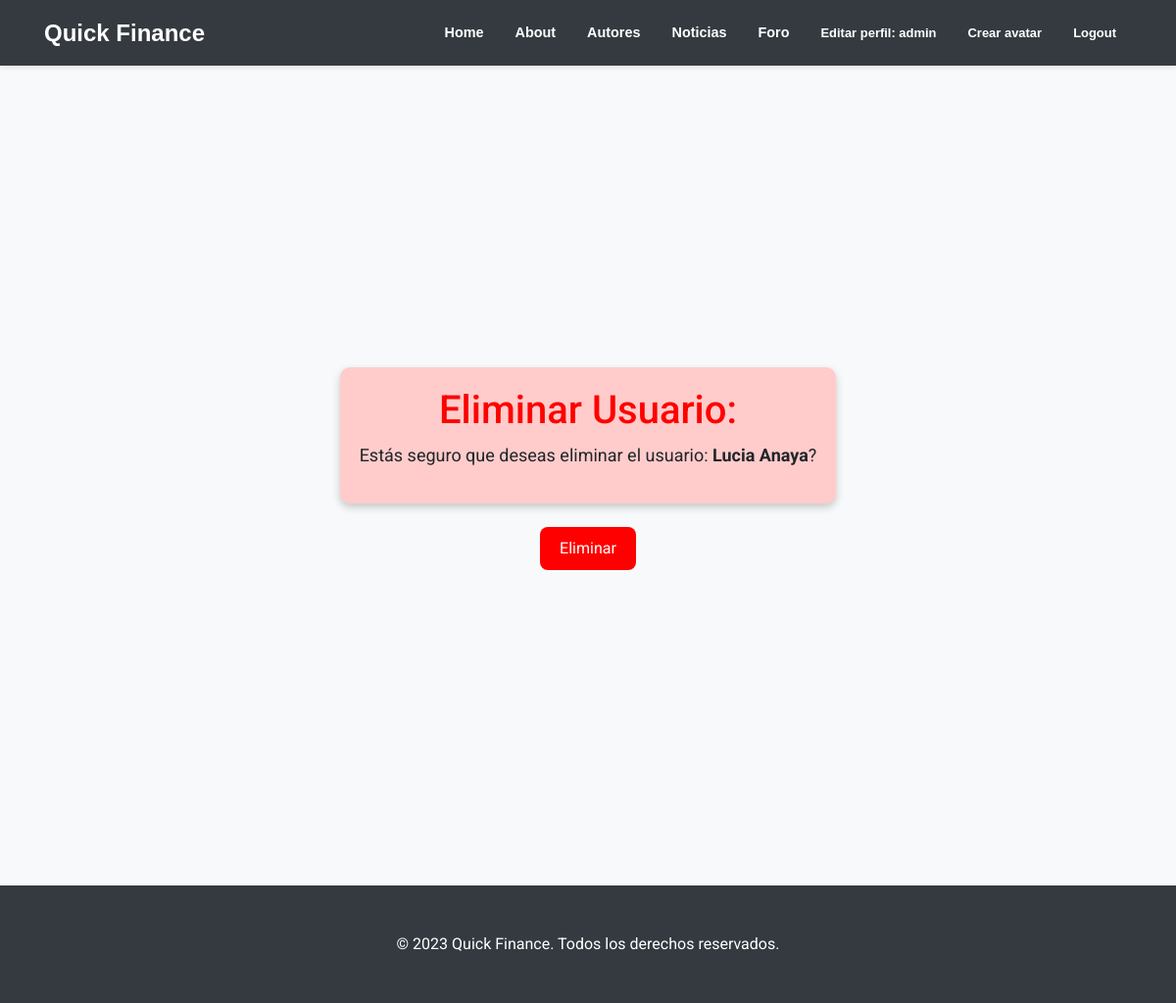
The app's page /AppCoder/usuarios/eliminar/2/ (signed in), older data.
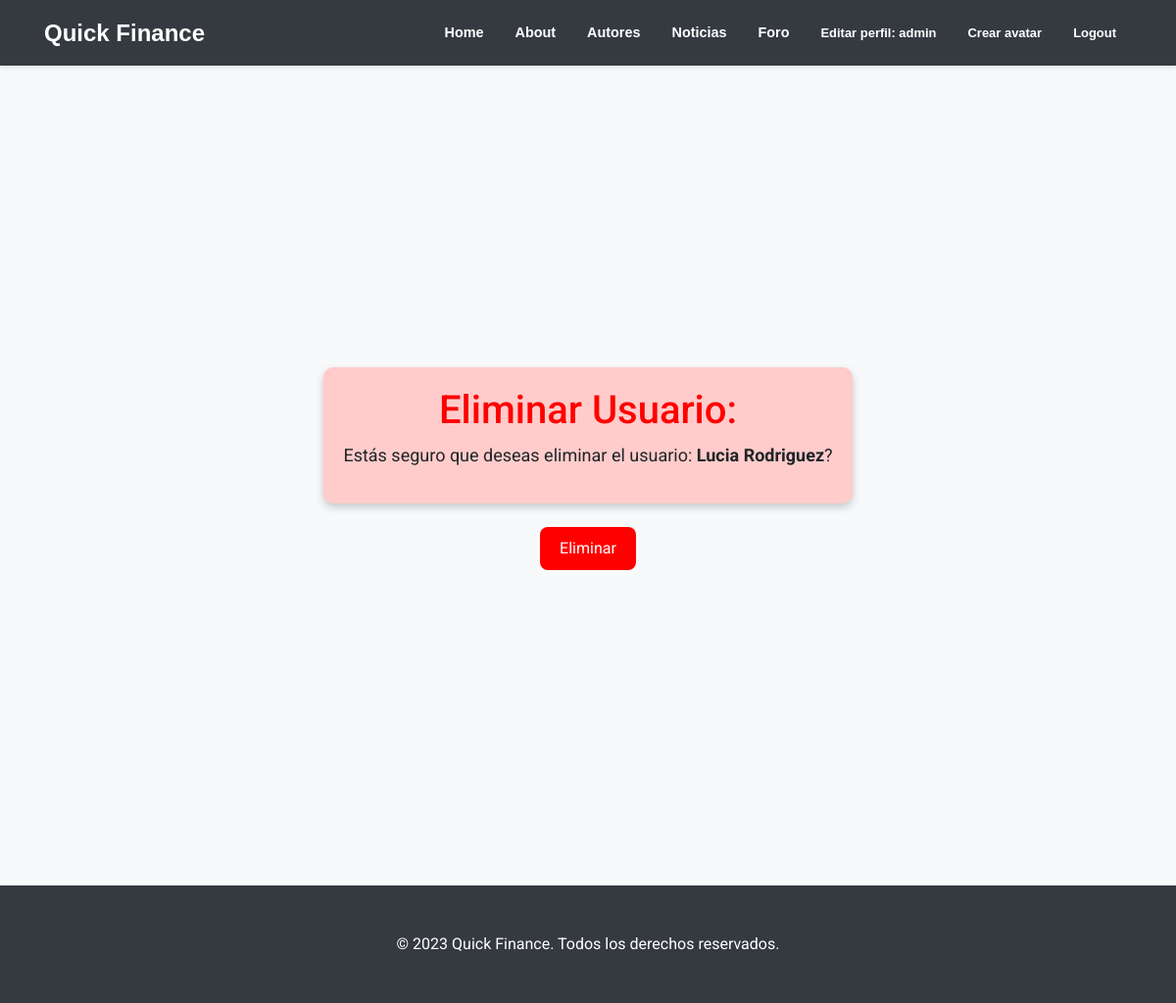
The same page, newer data.
### AppCoder/models.py (models this page shows, shortened)
class Usuario(models.Model):
    ID = models.BigAutoField(primary_key=True)
    nombre = models.CharField(max_length=100)
    apellido = models.CharField(max_length=100)
    email = models.EmailField(max_length=50)
    nacimiento = models.DateField(null=True, blank=True)
    intereses = models.CharField(max_length=100)
    pais_origen = models.CharField(max_length=100, blank=True, null=True)

### AppCoder/views.py (the view)
# urls.py: path('usuarios/eliminar/<int:pk>/', UsuarioDeleteView.as_view(), name='eliminar_usuario'),
class UsuarioDeleteView(LoginRequiredMixin, DeleteView):
    model = Usuario
    template_name = 'AppCoder/cbv_usuario_delete.html'
    success_url = reverse_lazy('usuarios_lista')

### AppCoder/templates/AppCoder/cbv_usuario_delete.html (shortened to what this page needs)
{% extends "AppCoder/base.html" %}
{% block contenido %}
<div class="centered-container">
    <div class="warning-message">
        <h1>Eliminar Usuario: {{usuario.usuario}}</h1>
        <p>Estás seguro que deseas eliminar el usuario: <strong>{{usuario.nombre}}</strong> <strong>{{ usuario.apellido }}</strong>?</p>
    </div>
    <form action="" method="POST">
        <input type="submit" value="Eliminar" class="submit-button">
    </form>
</div>
{% endblock %}

Row changes from the older to the newer data that the page shows:
changed Usuario "Lucia": apellido "Anaya" → "Rodriguez"
